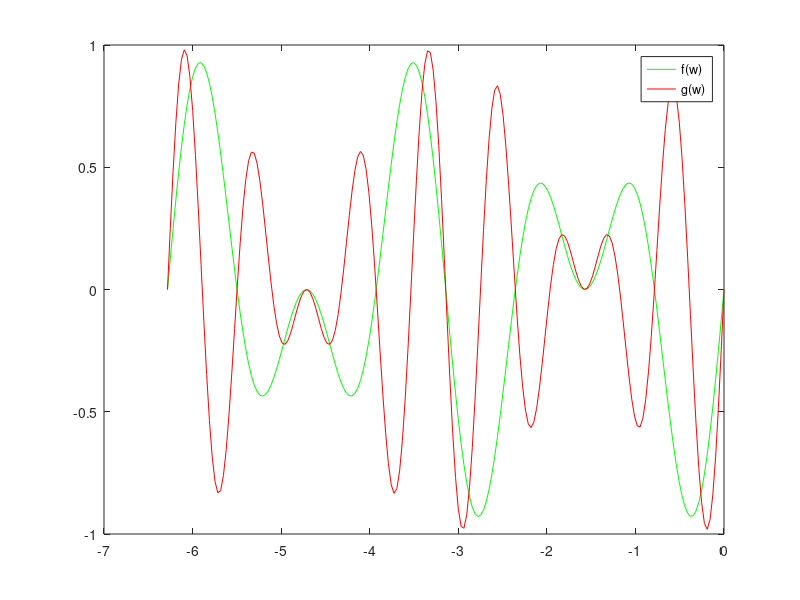

MATLAB code to generate this figure:
w = linspace(-2*pi, 0, 200);

f = sin(4*w).*exp(1i*w);
g = sin(8*w).*exp(1i*w);

plot(w, f, 'g', w, g, 'r')
%plot(w,f,'r') 
%plot(w,g,'g')

legend('f(w)', 'g(w)')
